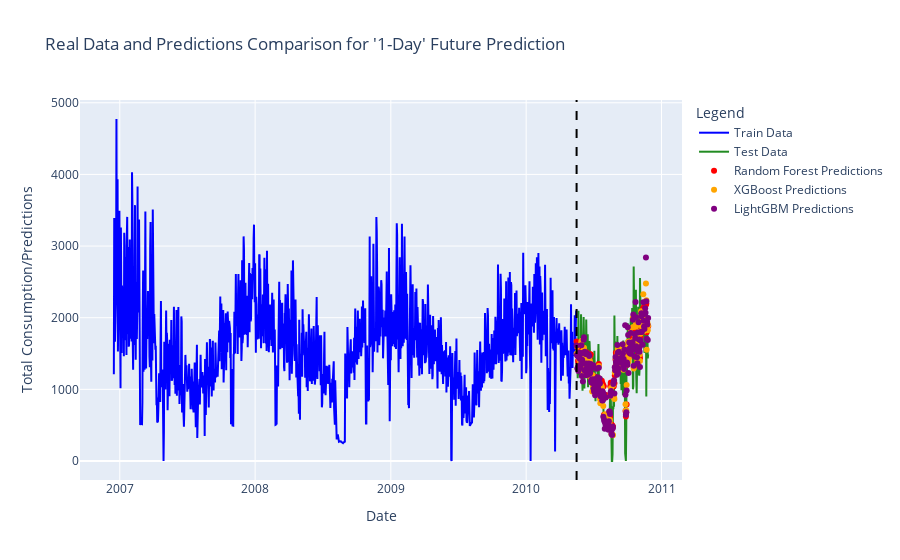

Here is the notebook cell this chart was saved with:
### Code cell
# Adding Random Forest, XGBoost and LightGBM predictions to the test set DataFrame
test_df["RandomForest_Prediction"] = rfr.predict(X_test)
test_df["XGBoost_Prediction"] = xgb.predict(X_test)
test_df["LightGBM_Prediction"] = lgb.predict(X_test)

# Merging the predictions into the main DataFrame
df_final = df.merge(
    test_df[["RandomForest_Prediction", "XGBoost_Prediction", "LightGBM_Prediction"]],
    how="left",
    left_index=True,
    right_index=True,
)

# Plotly graph objects for training data, test data, and predictions
train_data = go.Scatter(
    x=train_df.index,
    y=train_df["total_consumption"],
    mode="lines",
    name="Train Data",
    line=dict(color="Blue"),
)
test_data = go.Scatter(
    x=test_df.index,
    y=test_df["total_consumption"],
    mode="lines",
    name="Test Data",
    line=dict(color="ForestGreen"),
)
random_forest_predictions = go.Scatter(
    x=df_final.index,
    y=df_final["RandomForest_Prediction"],
    mode="markers",
    name="Random Forest Predictions",
    marker=dict(color="Red"),
)
xgboost_predictions = go.Scatter(
    x=df_final.index,
    y=df_final["XGBoost_Prediction"],
    mode="markers",
    name="XGBoost Predictions",
    marker=dict(color="Orange"),
)
lightgbm_predictions = go.Scatter(
    x=df_final.index,
    y=df_final["LightGBM_Prediction"],
    mode="markers",
    name="LightGBM Predictions",
    marker=dict(color="Purple"),
)

# Adding a vertical line for the train-test split date
vline = dict(
    type="line",
    x0=threshold,  # Replace 'threshold' with the actual date or index of the split
    y0=0,
    x1=threshold,
    y1=1,
    line=dict(color="Black", width=2, dash="dash"),
    xref="x",
    yref="paper",
)

# Layout configuration
layout = go.Layout(
    title="Real Data and Predictions Comparison for '1-Day' Future Prediction",
    xaxis=dict(title="Date"),
    yaxis=dict(title="Total Consumption/Predictions"),
    legend_title="Legend",
    shapes=[vline],
)

# Creating the figure and showing the plot
fig = go.Figure(
    data=[
        train_data,
        test_data,
        random_forest_predictions,
        xgboost_predictions,
        lightgbm_predictions,
    ],
    layout=layout,
)
fig.show()

# Performance Evaluation (RMSE) for each model
y_pred_rfr = rfr.predict(X_test)
rmse_rfr = np.sqrt(mean_squared_error(y_test, y_pred_rfr))
print(f"Random Forest RMSE: {rmse_rfr}")

y_pred_xgb = xgb.predict(X_test)
rmse_xgb = np.sqrt(mean_squared_error(y_test, y_pred_xgb))
print(f"XGBoost RMSE: {rmse_xgb}")

y_pred_lgb = lgb.predict(X_test)
rmse_lgb = np.sqrt(mean_squared_error(y_test, y_pred_lgb))
print(f"LightGBM RMSE: {rmse_lgb}")

### Figure 1 — Plotly figure (JSON) as saved in the notebook; plotly's stock layout.template omitted (floating-point values rounded to 4 significant figures; data arrays with more than 128 entries replaced by an {"elided": "..."} marker saying what was removed)
{"data": [{"line": {"color": "Blue"}, "mode": "lines", "name": "Train Data", "type": "scatter", "x": {"elided": "1248 str values"}, "y": {"elided": "1248 float values"}}, {"line": {"color": "ForestGreen"}, "mode": "lines", "name": "Test Data", "type": "scatter", "x": {"elided": "194 str values"}, "y": {"elided": "194 float values"}}, {"marker": {"color": "Red"}, "mode": "markers", "name": "Random Forest Predictions", "type": "scatter", "x": {"elided": "1442 str values"}, "y": {"elided": "1442 float values"}}, {"marker": {"color": "Orange"}, "mode": "markers", "name": "XGBoost Predictions", "type": "scatter", "x": {"elided": "1442 str values"}, "y": {"elided": "1442 float values"}}, {"marker": {"color": "Purple"}, "mode": "markers", "name": "LightGBM Predictions", "type": "scatter", "x": {"elided": "1442 str values"}, "y": {"elided": "1442 float values"}}], "layout": {"autosize": true, "legend": {"title": {"text": "Legend"}}, "shapes": [{"line": {"color": "Black", "dash": "dash", "width": 2}, "type": "line", "x0": "2010-05-17", "x1": "2010-05-17", "xref": "x", "y0": 0, "y1": 1, "yref": "paper"}], "title": {"text": "Real Data and Predictions Comparison for '1-Day' Future Prediction"}, "xaxis": {"autorange": true, "range": ["2006-09-20 08:33:29.7433", "2011-02-20 15:26:30.2567"], "title": {"text": "Date"}, "type": "date"}, "yaxis": {"autorange": true, "range": [-265.2, 5039.0], "title": {"text": "Total Consumption/Predictions"}, "type": "linear"}}}
